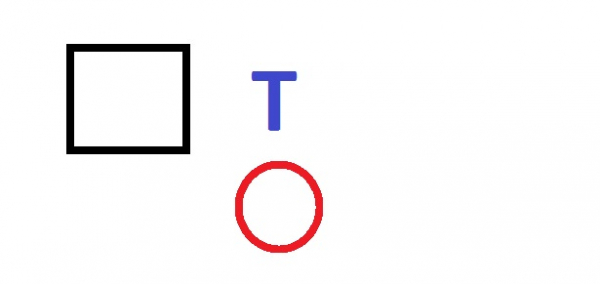
#> input picture shapes.jpg, 600 x 284 px
$ python contours.py
#> lines starting #> are read from the running program, lines starting #| are printed output that depends on the picture; after the words box and inside, x2 and y2 are one past the last pixel; in counts of white or black regions, pixels touching at a corner belong together
import cv2
import numpy as np

img2=cv2.imread("shapes.jpg")
#> img2 is the input picture: shape (284, 600, 3); mean B, G, R 246.5, 245.6, 247.9
img=cv2.imread("shapes.jpg",0)
#> img: shape (284, 600); min 0, max 255, mean 246.4

ret,img=cv2.threshold(img,127,255,cv2.THRESH_BINARY)
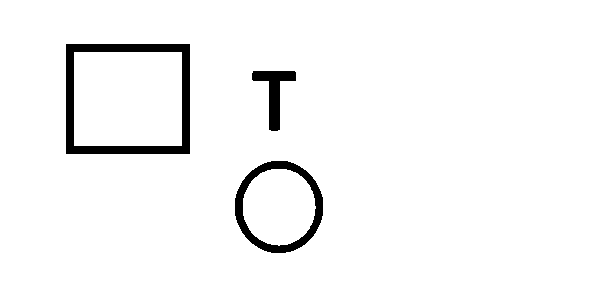
#> img: shape (284, 600); 96.2% white; 3 black regions, box (x1, y1, x2, y2) and area: (66, 44, 190, 154) 3488, (235, 161, 323, 253) 1963, (252, 71, 296, 131) 982
edged=cv2.Canny(img2,30,200)
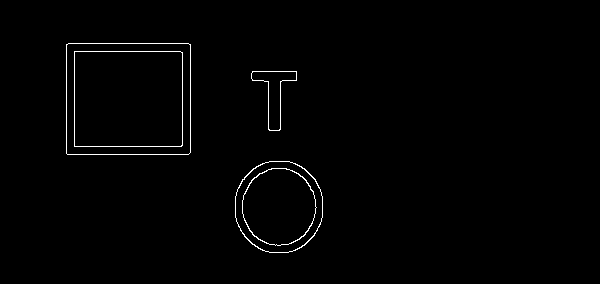
#> edged: shape (284, 600); 0.99% white in thin lines or dots, all inside (x1, y1, x2, y2) = (66, 43, 323, 253)
contours,hierarchy=cv2.findContours(edged,cv2.RETR_EXTERNAL,cv2.CHAIN_APPROX_NONE)
#> contours = 3 contours; box (x1, y1, x2, y2) and area: (66, 43, 191, 155) 13758, (235, 161, 323, 253) 6424, (251, 71, 297, 131) 1008

cv2.imshow('canny edges after contouring',edged)
print("number of contours found="+str(len(contours)))
#| number of contours found=3
cv2.drawContours(img2,contours,-1,(0,255,0),3)
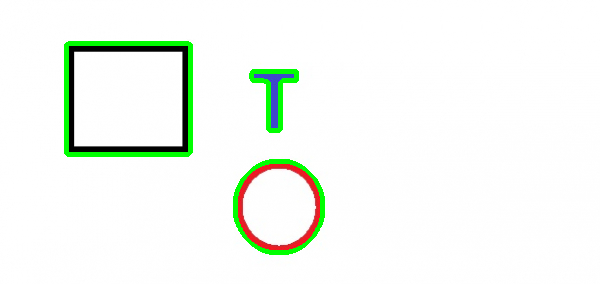
#> img2: shape (284, 600, 3); 2.69% of pixels changed, all inside (x1, y1, x2, y2) = (64, 41, 325, 255)

cv2.imshow('Contours',img2)
cv2.waitKey(0)
cv2.destroyAllWindows()

$ run again, with GAinNNoptimisation.jpg copied over shapes.jpg
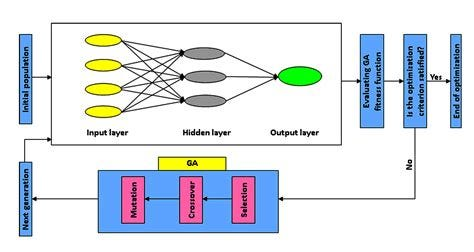
#> input picture GAinNNoptimisation.jpg, 474 x 252 px
#> img2 is the input picture: shape (252, 474, 3); mean B, G, R 231.5, 226, 220.3
#> `edged=cv2.Canny(img2,30,200)`:
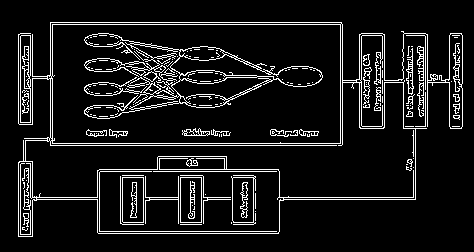
#> edged: shape (252, 474); 9.2% white in thin lines or dots, all inside (x1, y1, x2, y2) = (18, 22, 463, 237)
#> contours = 27 contours, 20 with area under 20; largest, box (x1, y1, x2, y2) and area: (18, 22, 463, 237) 68348, (20, 35, 31, 123) 866, (406, 48, 414, 95) 136, (417, 46, 424, 81) 70, (363, 67, 372, 105) 68, (374, 87, 381, 111) 27, (406, 111, 413, 117) 22
#| number of contours found=27
#> `cv2.drawContours(img2,contours,-1,(0,255,0),3)`:
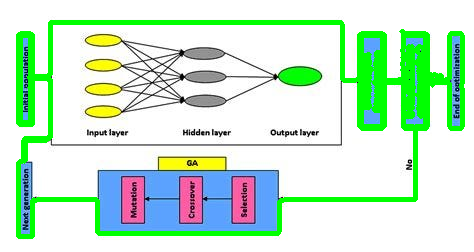
#> img2: shape (252, 474, 3); 11.48% of pixels changed, all inside (x1, y1, x2, y2) = (16, 20, 465, 239)

$ run again, with boxcar.jpg copied over shapes.jpg
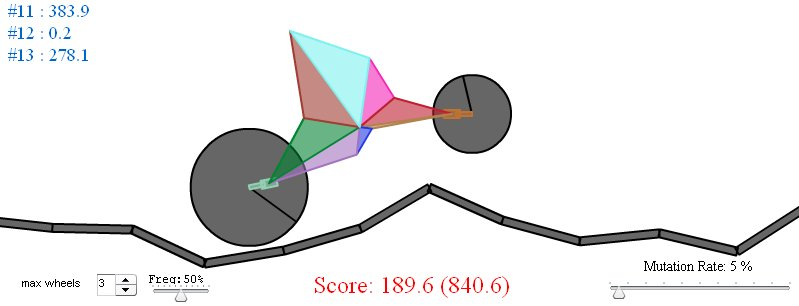
#> input picture boxcar.jpg, 799 x 306 px
#> img2 is the input picture: shape (306, 799, 3); mean B, G, R 231.9, 231.7, 232
#> `edged=cv2.Canny(img2,30,200)`:
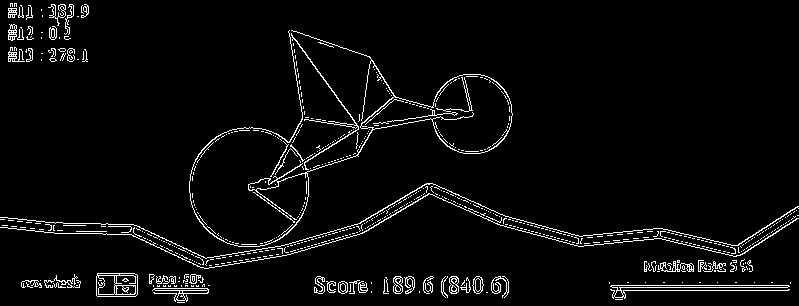
#> edged: shape (306, 799); 4.1% white in thin lines or dots
#> contours = 581 contours, 549 with area under 20; largest, box (x1, y1, x2, y2) and area: (189, 30, 513, 247) 6814, (96, 273, 138, 297) 935, (610, 285, 790, 299) 428, (152, 288, 209, 302) 247, (291, 33, 359, 170) 142
#| number of contours found=581
#> `cv2.drawContours(img2,contours,-1,(0,255,0),3)`:
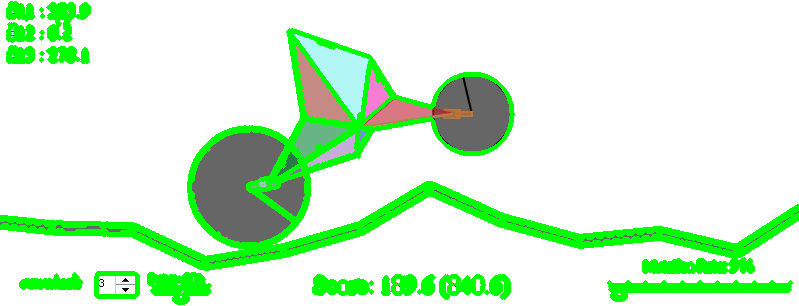
#> img2: shape (306, 799, 3); 13.62% of pixels changed, all inside (x1, y1, x2, y2) = (0, 1, 799, 305)
